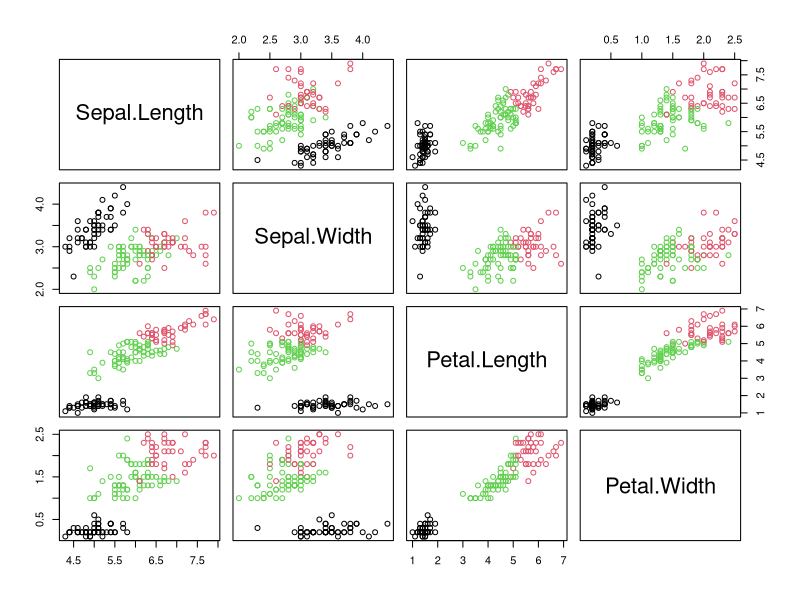
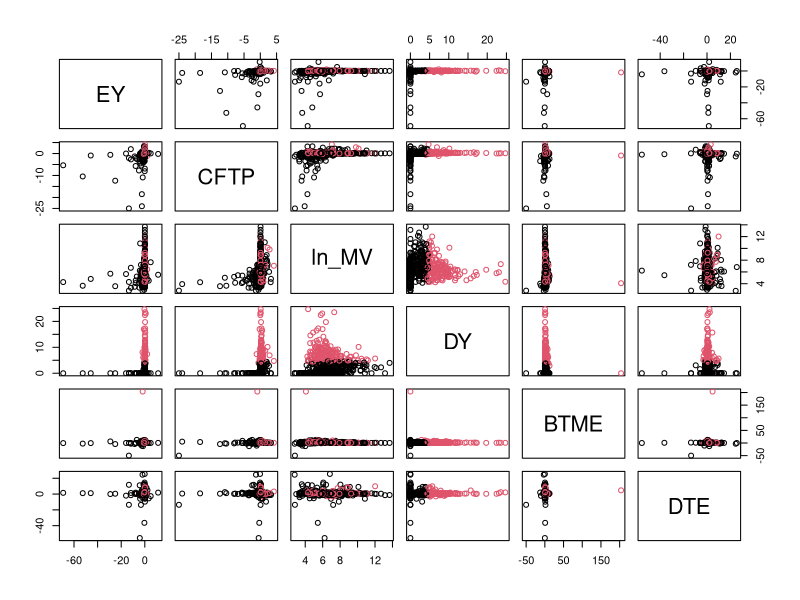
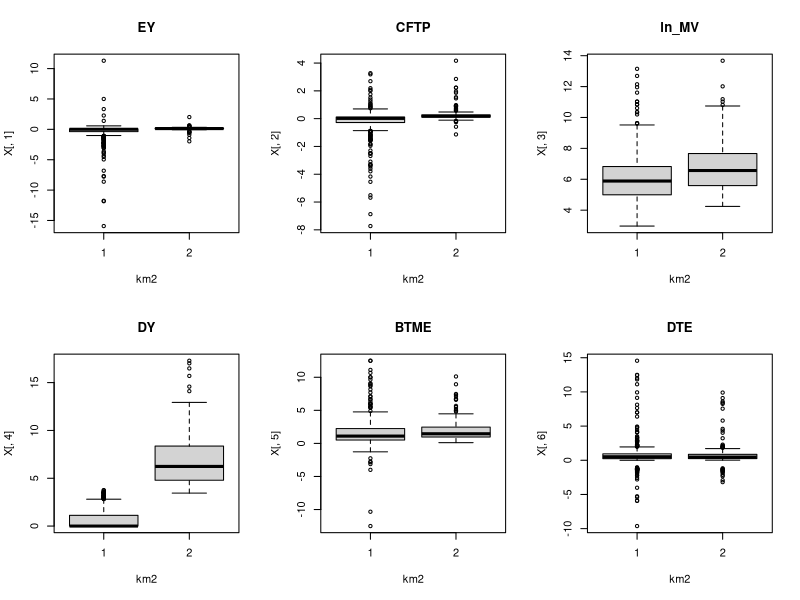

Here is the R script that generated these plots, in order:
#Set directory: Run this on source instead of Console!!
setwd(dirname(rstudioapi::getActiveDocumentContext()$path))

################################################################################
### iris flower ###
################################################################################
X <- iris[,-5]                    # remove species label from iris
set.seed(4002)
(km_iris <- kmeans(X, 3))         # K-means clustering with K=3
km_iris$betweenss                 # between group sum of squares
km_iris$withinss                  # within group sum of squares
plot(X, col=km_iris$cluster)      # plot observations with color

################################################################################
table(km_iris$cluster, iris[,5])  # Classification table

################################################################################
### HSI ###
################################################################################
d <- read.csv("fin-ratio.csv")    # read in fin-ratio dataset
X <- d[,-7]                       # remove HSI label
set.seed(4002)
km_HSI <- kmeans(X, 2)            # K-means clustering with K=2
plot(X, col=km_HSI$cluster)       # plot observations with color
table(km_HSI$cluster, d[,7])      # Classification table

################################################################################
### iris flower ###
################################################################################
X <- iris[,-5]                    # remove species label from iris
X1 <- X[km_iris$cluster==1,]      # select group by cluster label
X2 <- X[km_iris$cluster==2,]
X3 <- X[km_iris$cluster==3,]
(n1 <- nrow(X1)); (n2 <- nrow(X2)); (n3 <- nrow(X3))  # cluster size

apply(X1, 2, mean)                # cluster mean
apply(X2, 2, mean)
apply(X3, 2, mean)
sum(diag((n1-1)*var(X1)))         # tr(SSCP)
sum(diag((n2-1)*var(X2)))         # within group sum of squares
sum(diag((n3-1)*var(X3)))

m <- apply(X, 2, mean)            # overall mean  
m <- matrix(rep(m, 3), nrow=3, byrow=T)   # matrix with row m
dm <- (km_iris$centers - m)^2     # (group mean - overall mean)^2
colsum <- apply(dm, 1, sum)       # column sum
sum(km_iris$size*colsum)          # between group sum of squares

################################################################################
# try several values of K, choose K so that stat. is maximized
kmstat <- function(X, K){
  km <- kmeans(X, K)              # K-means clustering
  ng <- km$size                   # size of each cluster
  n <- nrow(X)                    # sample size
  wcss <- sum(km$withinss)        # within group ss
  bcss <- km$betweenss            # between group ss
  # km$cluster: the cluster to which each point is allocated
  out <- list((n-K)*bcss/((K-1)*wcss), ng, km$cluster)
  names(out) <- c("stat", "size", "cluster")
  return(out)
}

################################################################################
# Try kmeans(X, K) several times and output the best trial
km <- function(X, K, trial=5) {
  res0 <- kmstat(X, K)            # result of the first trial
  r0 <- res0$stat                 # stat from the first trial
  for (i in 2:trial) {
    res <- kmstat(X, K)           # new trial 
    if (res$stat > r0) {          # update r0 & res if it is better 
      r0 <- res$stat
      res0 <- res                 
    }
  }
  cat("cluster size=", res0$size, "\n") # cluster size
  cat("stat=", res0$stat, "\n")         # display stat
  return(res0$cluster)                  # cluster label
}

################################################################################
### iris flower ###
################################################################################
X <- iris[,-5]
set.seed(4002)
km2 <- km(X, 2)                   # try K=2
km3 <- km(X, 3)                   # try K=3
km4 <- km(X, 4)                   # try K=4
km5 <- km(X, 5)                   # try K=5

################################################################################
table(km3, iris[,5])              # classification table

################################################################################
### Cleaned HSI ###
################################################################################
d <- read.csv("fin-ratio_cleaned.csv")   # read in cleaned HSI dataset
X <- d[,-7]                       # remove HSI label
set.seed(4002)
km2 <- km(X, 2)                   # try K=2
km3 <- km(X, 3)                   # try K=3
km4 <- km(X, 4)                   # try K=4
km5 <- km(X, 5)                   # try K=5

################################################################################
par(mfrow=c(2,3))                 # 2x3 multi-frame graphic
# boxplots for each variable
boxplot(X[,1]~km2, main=names(X)[1])		        
boxplot(X[,2]~km2, main=names(X)[2])
boxplot(X[,3]~km2, main=names(X)[3])
boxplot(X[,4]~km2, main=names(X)[4])
boxplot(X[,5]~km2, main=names(X)[5])
boxplot(X[,6]~km2, main=names(X)[6])
